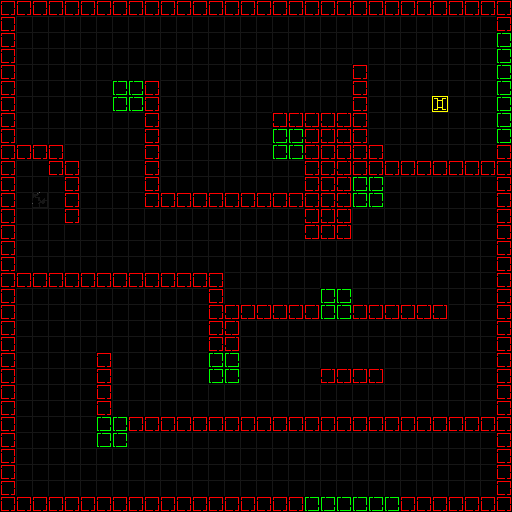

A level layout from a 2D game, rendered from its tile map. Below: a short description, then the map file with tile-grid data replaced by summaries:
An orthogonal 32x32 tile map with 16x16 px tiles, 3 tile layers (Tile Layer 1, Tile Layer 2, Tile Layer 3).

<map version="1.0" orientation="orthogonal" width="32" height="32" tilewidth="16" tileheight="16">
 <tileset firstgid="1" name="tiles" tilewidth="16" tileheight="16">
  <image source="maps/tiles.png" trans="ff00ff" width="80" height="16" />
 </tileset>
 <layer name="Tile Layer 1" width="32" height="32">
  <data>[1024 cells, 1024 non-empty, 4 distinct tile ids]</data>
 </layer>
 <layer name="Tile Layer 2" width="32" height="32">
  <data>[1024 cells, 1 non-empty, 1 distinct tile ids]</data>
 </layer>
 <layer name="Tile Layer 3" width="32" height="32">
  <data>[1024 cells, 1 non-empty, 1 distinct tile ids]</data>
 </layer>
</map>